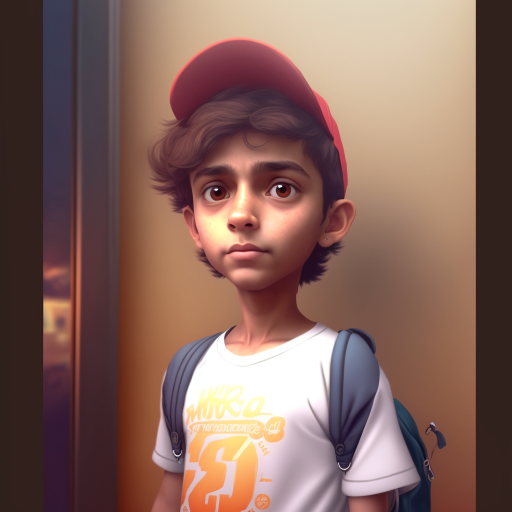
#> input picture img/size.png, 1024 x 1024 px, found by its file name (shown at 1/2 size)
$ python imageresizer.py
#> lines starting #> are read from the running program, lines starting #| are printed output that depends on the picture
#> the answer given: 100
#> the answer given: 100
#pillow interface is used to edit images/media

from PIL import Image

def resize_image(size1,size2):
#> called with size1 = 100, size2 = 100
    image=Image.open("D:\pythonproblems\img\size.png")
#> image is the input picture: PIL image 1024x1024 RGB; mean R, G, B 133.4, 101, 92.4
    print (image.size)
#| (1024, 1024)

    resize_image=image.resize((size1,size2))
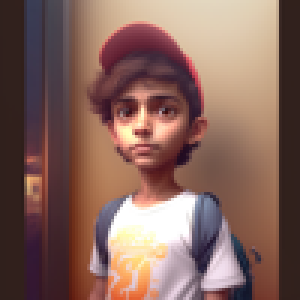
#> resize_image: PIL image 100x100 RGB (shown 3 times larger); mean R, G, B 133.4, 101, 92.3
    resize_image.save('resized'+str(size2)+'.jpeg')


size1=int(input("Enter width:"))
size2=int(input("Enter Length:"))
resize_image(size1,size2)
